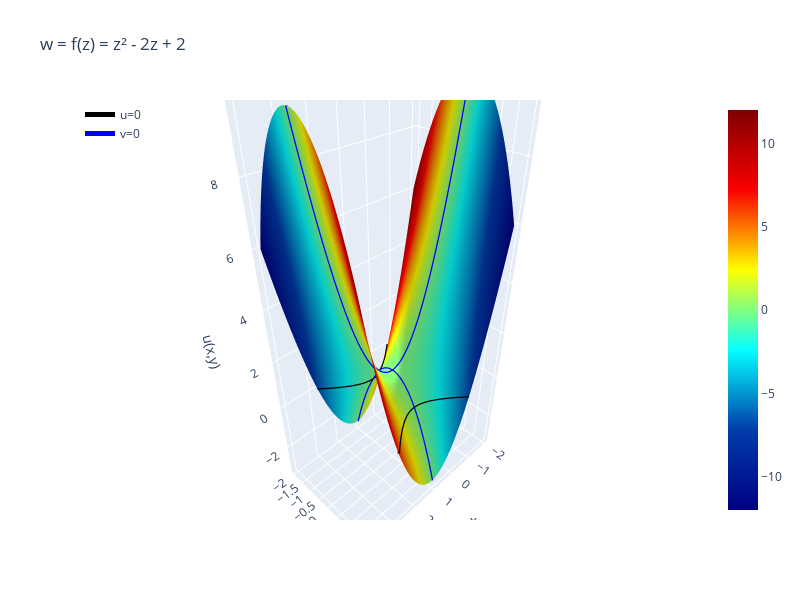

The notebook cell saved with this chart:
### Code cell
#Plotando o gráfico da superfície e das curvas anteriormente definidas

fig= go.Figure()
fig.add_surface(z=u, x=x, y=y,surfacecolor=v,colorscale = 'jet')
fig.add_scatter3d(x=x1, y=y1, z=u1, mode="lines",name='u=0', line=dict(color="black",colorscale='blackbody', width=5))
fig.add_scatter3d(x=x1, y=-y1, z=u1, mode="lines", showlegend=False, line=dict(color="black",colorscale='blackbody', width=5))
fig.add_scatter3d(x=x2, y=y2, z=u2, mode="lines",name='v=0', line=dict(color="blue",colorscale='blackbody', width=5))
fig.add_scatter3d(x=x3, y=y3, z=u3, mode="lines", showlegend=False, line=dict(color="blue",colorscale='blackbody', width=5))

fig.update_layout(title='w = f(z) = z² - 2z + 2', legend=dict(x=0,y=1), autosize=False, width=800, height=600,scene = dict(xaxis_title='x',yaxis_title='y',zaxis_title='u(x,y)'))

fig.show()
